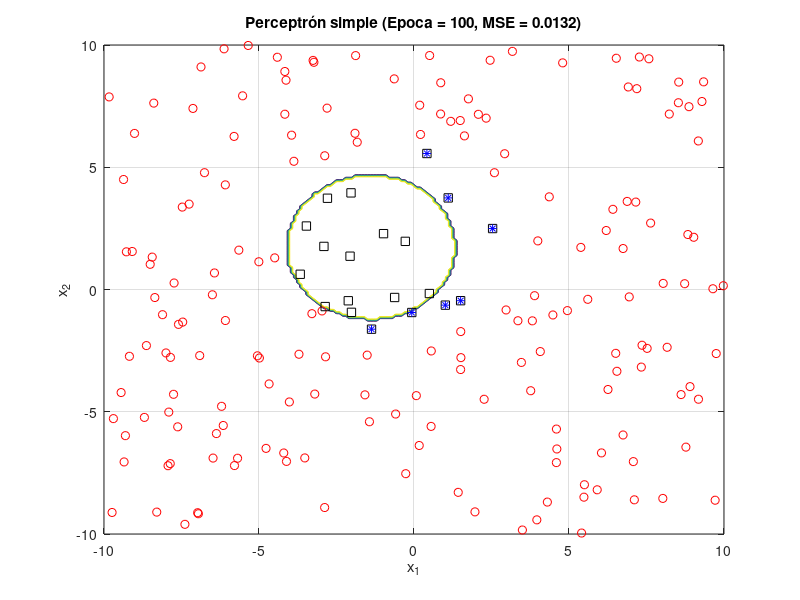
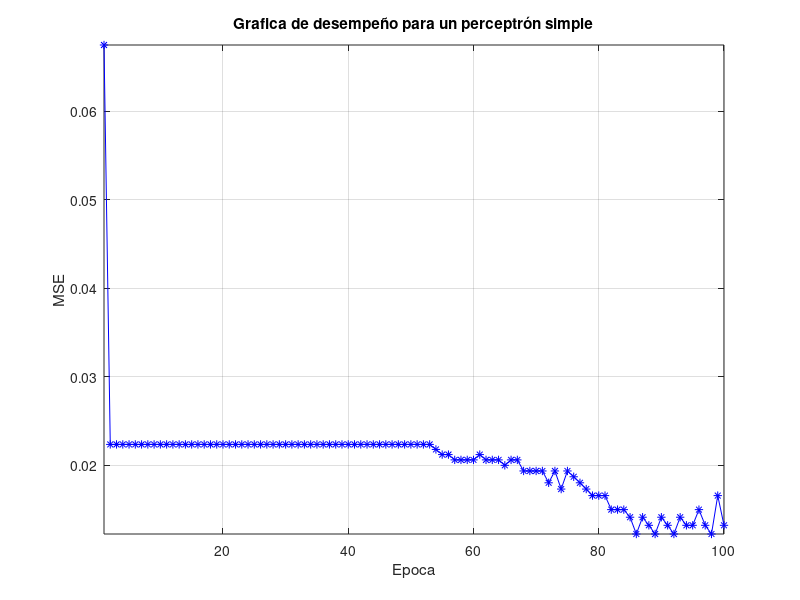

MATLAB code for these plots, in order:
clc;
close all;
clear;

rng_mx = 10;
rng_mn = -10;
rng_d = 0.1;
rng_n = floor((rng_mx-rng_mn)/rng_d)+1;
vx = rng_mn:rng_d:rng_mx;
x1o = ones(rng_n,1)*vx;
x2o = vx'*ones(1,rng_n);
m3o = zeros(rng_n, rng_n);

nm = 200;

x1 = (rng_mx-rng_mn)*rand(nm, 1)+rng_mn;
x2 = (rng_mx-rng_mn)*rand(nm, 1)+rng_mn;

rng_rng = rng_mx-rng_mn;
cx1 = rng_rng*rand(1)/2+rng_mn+rng_rng/4;
cx2 = rng_rng*rand(1)/2+rng_mn+rng_rng/4;
rc = rng_rng*rand()/8+rng_rng/8;

x21 = sqrt(rc.^2 - (x1 - cx1).^2) + cx2;
x22 = -sqrt(rc.^2 - (x1 - cx1).^2) + cx2;

ids1 = imag(x21)==0;
ids2 = real(x21)>=x2;
ids3 = real(x22)<=x2;
cls = ids1&ids2&ids3;
id0 = cls==0;
id1 = ~id0;

fig1 = figure(1);
plot(x1(id0), x2(id0), 'ro');
hold on;
plot(x1(id1), x2(id1), 'ks');
axis([rng_mn, rng_mx, rng_mn, rng_mx]);
xlabel('x_1');
ylabel('x_2');
grid on;
title('Perceptrón simple (Epoca = 0, MSE = 1)');
hold off;
pause(0.1);

% w1.*x1.^2+w2.*x2.^2+w3.*x1+w4.*x2+th
vw = rand(5,1);
nep = 100;
n_ap = 1/abs(max([x1;x2;x1.^2;x2.^2]))-eps;
vMSE = zeros(1,nep);
for i1=1:nep
    u = [x1.^2 x2.^2 x1 x2 ones(nm,1)]*vw;
    fu = u>=0;
    err = cls-fu;
    vMSE(i1) = sqrt(err'*err)/nm;
    id_err = err~=0;

    y1 = [x1o(:).^2 x2o(:).^2 x1o(:) x2o(:) ones(rng_n*rng_n,1)]*vw;
    m3o(:) = y1(:)>=0;

    dvw = n_ap*([x1'.^2; x2'.^2; x1'; x2'; ones(1,nm)]*err);
    vw = vw+dvw;

    fig1 = figure(1);
    contour(vx, vx, m3o);
    hold on;
    plot(x1(id0), x2(id0), 'ro');
    plot(x1(id1), x2(id1), 'ks');
    plot(x1(id_err), x2(id_err), 'b*');
    axis([rng_mn, rng_mx, rng_mn, rng_mx]);
    xlabel('x_1');
    ylabel('x_2');
    grid on;
    title(sprintf('Perceptrón simple (Epoca = %d, MSE = %.4f)', i1, vMSE(i1)));
    hold off;
    pause(0.1);

end

figure(2)
plot(1:nep,vMSE,'b*-');
axis([1, nep, min(vMSE), max(vMSE)]);
grid on;
ylabel('MSE');
xlabel('Epoca');
title('Grafica de desempeño para un perceptrón simple');